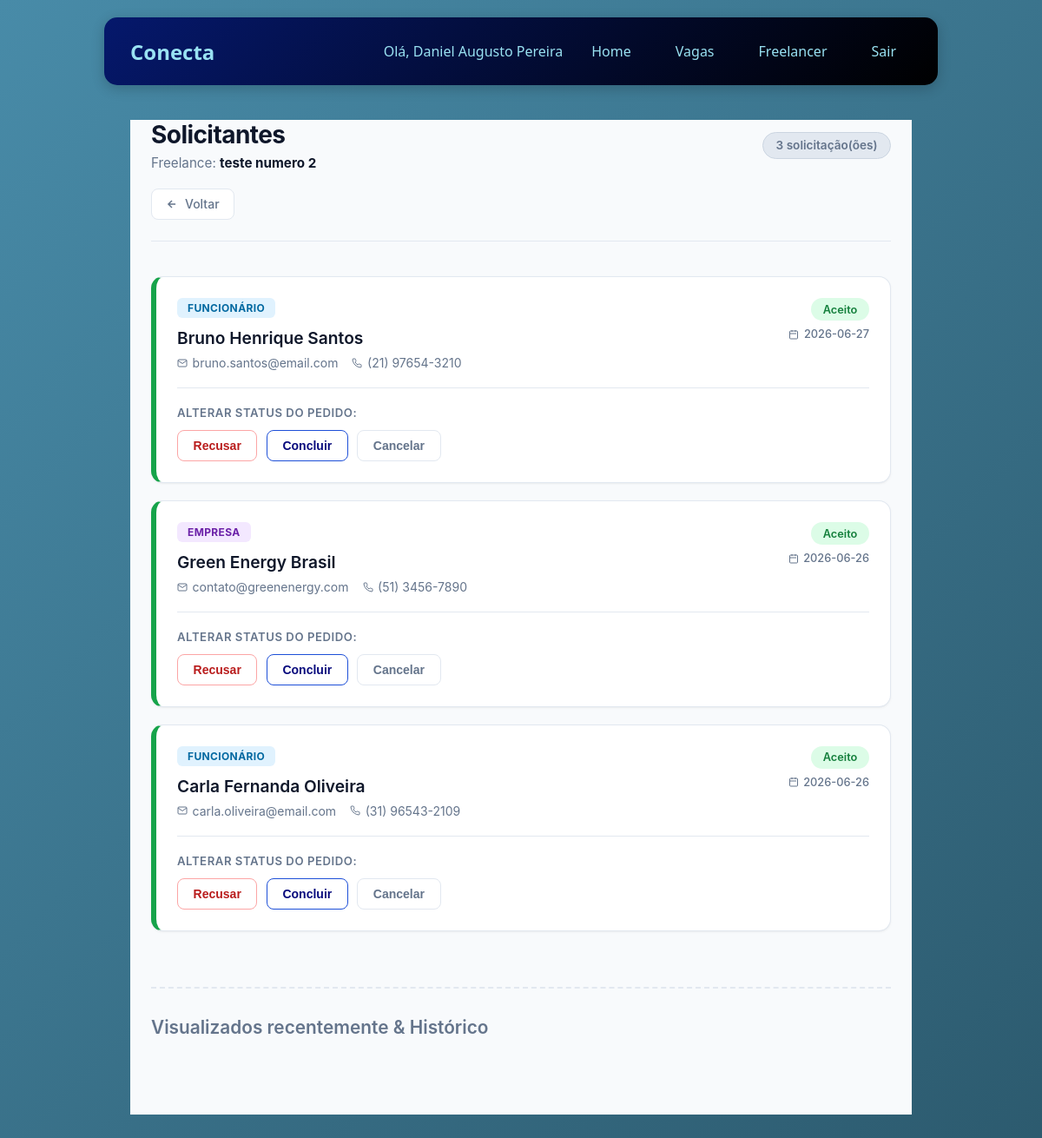
Screenshot of /freelancer/11/solicitantes (signed in) with the database file from the repository.
### tables this page shows
CREATE TABLE freelancers (
    id_freelancer INTEGER PRIMARY KEY AUTOINCREMENT,
    id_funcionario INTEGER NOT NULL,
    profissao TEXT,
    servico_oferecido TEXT,
    preco_medio REAL,
    disponibilidade TEXT DEFAULT 'disponivel',
    total_avaliacoes INTEGER DEFAULT 0,
    data_cadastro TIMESTAMP DEFAULT CURRENT_TIMESTAMP,
    FOREIGN KEY (id_funcionario) REFERENCES funcionarios(id_funcionario) ON DELETE CASCADE
);

CREATE TABLE funcionarios (
        id_funcionario INTEGER PRIMARY KEY AUTOINCREMENT, 
        nome TEXT,
        email TEXT,
        senha TEXT,
        telefone TEXT,
        cpf TEXT NOT NULL UNIQUE    
    );

CREATE TABLE contratacoes(
    id_contratacao INTEGER PRIMARY KEY AUTOINCREMENT,
    id_freelancer INTEGER NOT NULL,
    id_contratante INTEGER NOT NULL,
    tipo_contratante TEXT NOT NULL DEFAULT 'empresa'
        CHECK(tipo_contratante IN ('empresa','funcionario')),
    data_contratacao TIMESTAMP DEFAULT CURRENT_TIMESTAMP,
    status TEXT DEFAULT 'pendente'
        CHECK(status IN ('pendente','aceito','recusado','concluido','cancelado')),
    data_conclusao TIMESTAMP,
    FOREIGN KEY (id_freelancer)
        REFERENCES freelancers(id_freelancer)
        ON DELETE CASCADE
);

CREATE TABLE empresas (
        id_empresa INTEGER PRIMARY KEY AUTOINCREMENT, 
        nome TEXT,
        endereco TEXT,
        email TEXT,
        senha TEXT,
        telefone TEXT,
        cnpj TEXT NOT NULL UNIQUE
    );

### routes/route_solicitante.py (the view)
@bp_solicitantes.route('/freelancer/<int:id_freelancer>/solicitantes')
def ver_solicitantes(id_freelancer):
    if 'usuario_id' not in session:
        return redirect('/')
    if session.get('tipo') != 'funcionario':
        flash('Acesso não permitido.', 'erro')
        return redirect(url_for('home.home_pag'))
    id_funcionario = session['usuario_id']
    freelance = FreelancerCRUD.buscar_por_id(id_freelancer)
    if not freelance or freelance['id_funcionario'] != id_funcionario:
        flash('Freelancer não encontrado ou sem permissão.', 'erro')
        return redirect(url_for('home.home_pag'))
    solicitantes = ContratacaoCRUD.listar_solicitantes(id_freelancer)
    return render_template(
        'home/ver_solicitantes.html',
        freelance=freelance,
        solicitantes=solicitantes
    )

### CRUDs/crud_freelancer.py (called while the page is built)
    @staticmethod
    def buscar_por_id(id_freelancer):
        conn = get_connection()
        try:
            cursor = conn.cursor()
            cursor.execute('''
                SELECT * FROM freelancers WHERE id_freelancer = ?
            ''', (id_freelancer,))
            return cursor.fetchone()
        finally:
            conn.close()

### database/connect.py (called while the page is built)
def get_connection():
    conn = sqlite3.connect(Config.DB_PATH)
    conn.execute("PRAGMA foreign_keys = ON;")
    conn.row_factory = sqlite3.Row
    return conn

### templates/home/ver_solicitantes.html (shortened to what this page needs)
{% extends "menu.html" %}
{% block content %}
<link rel="stylesheet" href="{{ url_for('static', filename='css/home/ver_solicitantes.css') }}">
<div class="solicitantes-page">
   <div class="solicitantes-header">
        <div class="solicitantes-titulo-bloco">
            <div class="solicitantes-titulo">
                <h1>Solicitantes</h1>
                <p class="subtitulo">Freelance: <strong>{{ freelance.profissao }}</strong></p>
            </div>
            <span class="total-badge">{{ solicitantes|length }} solicitação(ões)</span>
        </div>
        <a href="{{ url_for('home.home_pag') }}" class="btn-voltar">
            <svg width="14" height="14" viewBox="0 0 24 24" fill="none" stroke="currentColor" stroke-width="2.5"><path d="M19 12H5M12 19l-7-7 7-7"/></svg>
            Voltar
        </a>
    </div>
    {% if solicitantes %}
        <div class="solicitantes-lista">
            {% for s in solicitantes if s.status != 'recusado' and s.status != 'cancelado' and s.status != 'concluido' %}
            <div class="solicitante-card status-borda-{{ s.status }}">
                <div class="solicitante-topo">
                    <div class="solicitante-identidade">
                        <span class="tipo-badge tipo-{{ s.tipo_contratante }}">
                            {% if s.tipo_contratante == 'empresa' %}Empresa{% else %}Funcionário{% endif %}
                        </span>
                        <h3 class="solicitante-nome">{{ s.nome_contratante }}</h3>
                        <div class="solicitante-contatos">
                            <span class="solicitante-email">
                                <svg width="12" height="12" viewBox="0 0 24 24" fill="none" stroke="currentColor" stroke-width="2"><path d="M4 4h16c1.1 0 2 .9 2 2v12c0 1.1-.9 2-2 2H4c-1.1 0-2-.9-2-2V6c0-1.1.9-2 2-2z"/><polyline points="22,6 12,13 2,6"/></svg>
                                {{ s.email_contratante }}
                            </span>
                            <span class="solicitante-telefone">
                                {{ s.telefone_contratante }}
                            </span>
                        </div>
                    </div>
                    <div class="solicitante-meta">
                        <span class="status-pill status-{{ s.status }}">
                            {% if s.status == 'pendente' %}Pendente
                            {% elif s.status == 'aceito' %}Aceito
                            {% endif %}
                        </span>
                        <span class="data-solicitacao">
                            <svg width="12" height="12" viewBox="0 0 24 24" fill="none" stroke="currentColor" stroke-width="2"><rect x="3" y="4" width="18" height="18" rx="2" ry="2"/><line x1="16" y1="2" x2="16" y2="6"/><line x1="8" y1="2" x2="8" y2="6"/><line x1="3" y1="10" x2="18" y2="10"/></svg>
                            {{ s.data_contratacao[:10] }}
                        </span>
                    </div>
                </div>
                <div class="solicitante-acoes">
                    <form method="POST"
                          action="{{ url_for('solicitantes.atualizar_status', id_contratacao=s.id_contratacao) }}"
                          class="form-status">
                        <label class="label-status">Alterar status do pedido:</label>
                        <div class="status-botoes">
                            {% if s.status != 'recusado' %}
                            <button type="submit" name="status" value="recusado" class="btn-status btn-recusar">Recusar</button>
                            {% endif %}
                            {% if s.status == 'aceito' %}
                            <button type="submit" name="status" value="concluido" class="btn-status btn-concluir">Concluir </button>
                            {% endif %}
                            {% if s.status not in ('cancelado', 'concluido') %}
                            <button type="submit" name="status" value="cancelado" class="btn-status btn-cancelar" onclick="return confirm('Cancelar esta contratação?')">Cancelar</button>
                            {% endif %}
                        </div>
                    </form>
                </div>
            </div>
            {% endfor %}
        </div>
    {% else %}
        <div class="sem-solicitantes">
            <p>Nenhum solicitante ativo para este freelance no momento.</p>
        </div>
    {% endif %}
    <div class="excluidos-secao">
        <h2 class="excluidos-titulo">Visualizados recentemente & Histórico</h2>
    </div>
</div>
{% endblock %}

### static/css/home/homef.css (style rules this page uses)
* { margin: 0; padding: 0; box-sizing: border-box; }
body { font-family: 'Segoe UI', Tahoma, Geneva, Verdana, sans-serif; background: linear-gradient(135deg, #488BA8 0%, #2c5a6e 100%); min-height: 100vh; }
.btn-salvar, .btn-cancelar { border: none; padding: 10px 20px; border-radius: 8px; cursor: pointer; font-weight: 600; color: white; }
.btn-cancelar { background: #999; }

### rows the page displays
freelancers: profissao "teste numero 2"
funcionarios: nome_contratante "Bruno Henrique Santos", email_contratante "bruno.santos@email.com", telefone_contratante "(21) 97654-3210"
contratacoes: status "aceito" (drawn), data_contratacao "2026-06-27"
empresas: nome_contratante "Green Energy Brasil", email_contratante "contato@greenenergy.com", telefone_contratante "(51) 3456-7890"
contratacoes: data_contratacao "2026-06-26"
funcionarios: nome_contratante "Carla Fernanda Oliveira", email_contratante "carla.oliveira@email.com", telefone_contratante "(31) 96543-2109"
contratacoes: data_contratacao "2026-06-26"

### other values shown
{{ session.usuario_nome }} "Daniel Augusto Pereira"
{{ solicitantes|length }} "3"
